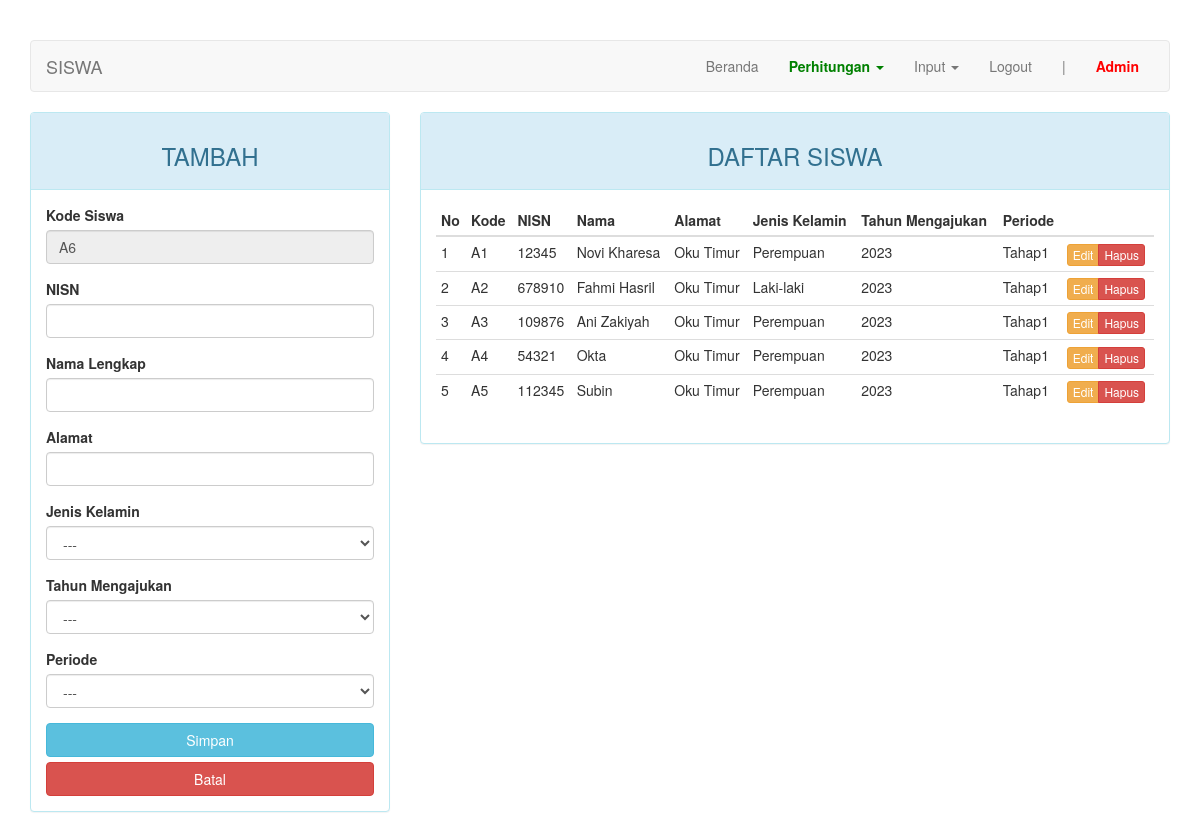
The page /index.php?page=siswa (signed in) on the database its author committed.
### tables this page shows
CREATE TABLE `siswa` (
  `kode_siswa` varchar(50) NOT NULL,
  `nisn` char(9) NOT NULL,
  `nama` varchar(30) NOT NULL,
  `alamat` varchar(100) DEFAULT NULL,
  `jenis_kelamin` enum('Laki-laki','Perempuan') DEFAULT NULL,
  `tahun_mengajukan` enum('2023','2024','2025','2026','2027') NOT NULL,
  `periode` enum('Tahap1','Tahap2') NOT NULL
);

### page/siswa.php (the view, shortened to what this page needs)
<?php
$update = (isset($_GET['action']) && $_GET['action'] == 'update') ? true : false;
?>
<div class="row">
	<div class="col-md-4">
	    <div class="panel panel-<?= ($update) ? "warning" : "info" ?>">
	        <div class="panel-heading"><h3 class="text-center"><?= ($update) ? "EDIT" : "TAMBAH" ?></h3></div>
	        <div class="panel-body">
			<form action="<?=$_SERVER['REQUEST_URI']?>" method="POST">
					<div class="form-group">
						<label for="kode_siswa">Kode Siswa</label>
						<?php if ($update): ?>
							<input type="text" name="kode_siswa" class="form-control" value="<?= $row["kode_siswa"] ?>" readonly>
							<p class="help-block">Kode Siswa tidak dapat diubah.</p>
						<?php else: ?>
							<?php
							$sql_urutan = $connection->query("SELECT MAX(SUBSTRING(kode_siswa, 2)) AS max_urutan FROM siswa");
							$row_urutan = $sql_urutan->fetch_assoc();
							$max_urutan = $row_urutan['max_urutan'];
							$next_urutan = $max_urutan + 1;
							$kode_siswa = 'A' . $next_urutan;
							?>
							<input type="text" name="kode_siswa" class="form-control" value="<?= $kode_siswa ?>" readonly>
						<?php endif; ?>
					</div>
                    <div class="form-group">
                        <label for="nisn">NISN</label>
                        <input type="text" name="nisn" class="form-control" <?= (!$update) ?: 'value="'.$row["nisn"].'"' ?>>
                    </div>
                    <div class="form-group">
                        <label for="nama">Nama Lengkap</label>
                        <input type="text" name="nama" class="form-control" <?= (!$update) ?: 'value="'.$row["nama"].'"' ?>>
                    </div>
                    <div class="form-group">
                        <label for="alamat">Alamat</label>
                        <input type="text" name="alamat" class="form-control" <?= (!$update) ?: 'value="'.$row["alamat"].'"' ?>>
                    </div>
                    <div class="form-group">
                        <label for="jenis_kelamin">Jenis Kelamin</label>
                        <select class="form-control" name="jenis_kelamin">
                            <option>---</option>
                        </select>
                    </div>
                    <div class="form-group">
                        <label for="tahun_mengajukan">Tahun Mengajukan</label>
                        <select class="form-control" name="tahun_mengajukan">
                            <option>---</option>
                        </select>
                    </div>
                    <div class="form-group">
                        <label for="periode">Periode</label>
                        <select class="form-control" name="periode">
                            <option>---</option>
                        </select>
                    </div>
                    <button type="submit" class="btn btn-info btn-block">Simpan</button>
                    <a href="?page=siswa" class="btn btn-danger btn-block">Batal</a>
                </form>
	        </div>
	    </div>
	</div>
	<div class="col-md-8">
	    <div class="panel panel-info">
	        <div class="panel-heading"><h3 class="text-center">DAFTAR SISWA</h3></div>
	        <div class="panel-body">
	            <table class="table table-condensed">
	                <thead>
	                    <tr>
	                        <th>No</th>
	                        <th>Kode</th>
	                        <th>NISN</th>
	                        <th>Nama</th>
	                        <th>Alamat</th>
	                        <th>Jenis Kelamin</th>
	                        <th>Tahun Mengajukan</th>
	                        <th>Periode</th>
	                        <th></th>
	                    </tr>
	                </thead>
	                <tbody>
	                    <?php $no = 1; ?>
	                    <?php if ($query = $connection->query("SELECT * FROM siswa")): ?>
	                        <?php while($row = $query->fetch_assoc()): ?>
	                        <tr>
	                            <td><?=$no++?></td>
	                            <?php
								if (isset($row['kode_siswa'])) {
									echo '<td>'.$row['kode_siswa'].'</td>';
								} else {
									echo '<td></td>';
								}
								?>
	                            <td><?=$row['nisn']?></td>
	                            <td><?=$row['nama']?></td>
	                            <td><?=$row['alamat']?></td>
	                            <td><?=$row['jenis_kelamin']?></td>
	                            <td><?=$row['tahun_mengajukan']?></td>
	                            <td><?=$row['periode']?></td>
	                            <td>
	                                <div class="btn-group">
	                                    <a href="?page=siswa&action=update&key=<?=$row['nisn']?>" class="btn btn-warning btn-xs">Edit</a>
	                                    <a href="?page=siswa&action=delete&key=<?=$row['nisn']?>" class="btn btn-danger btn-xs">Hapus</a>
	                                </div>
	                            </td>
	                        </tr>
	                        <?php endwhile ?>
	                    <?php endif ?>
	                </tbody>
	            </table>
	        </div>
	    </div>
	</div>
</div>

### index.php (style rules this page uses)
body { margin-top: 40px; }

### rows shown on the page
siswa: kode_siswa "A1", nisn "12345", nama "Novi Kharesa", alamat "Oku Timur", jenis_kelamin "Perempuan", tahun_mengajukan "2023", periode "Tahap1"
siswa: kode_siswa "A2", nisn "678910", nama "Fahmi Hasril", alamat "Oku Timur", jenis_kelamin "Laki-laki", tahun_mengajukan "2023", periode "Tahap1"
siswa: kode_siswa "A3", nisn "109876", nama "Ani Zakiyah", alamat "Oku Timur", jenis_kelamin "Perempuan", tahun_mengajukan "2023", periode "Tahap1"
siswa: kode_siswa "A4", nisn "54321", nama "Okta", alamat "Oku Timur", jenis_kelamin "Perempuan", tahun_mengajukan "2023", periode "Tahap1"
siswa: kode_siswa "A5", nisn "112345", nama "Subin", alamat "Oku Timur", jenis_kelamin "Perempuan", tahun_mengajukan "2023", periode "Tahap1"

### other values the page prints
$str "SISWA"
$_SESSION["username"] "Admin"
